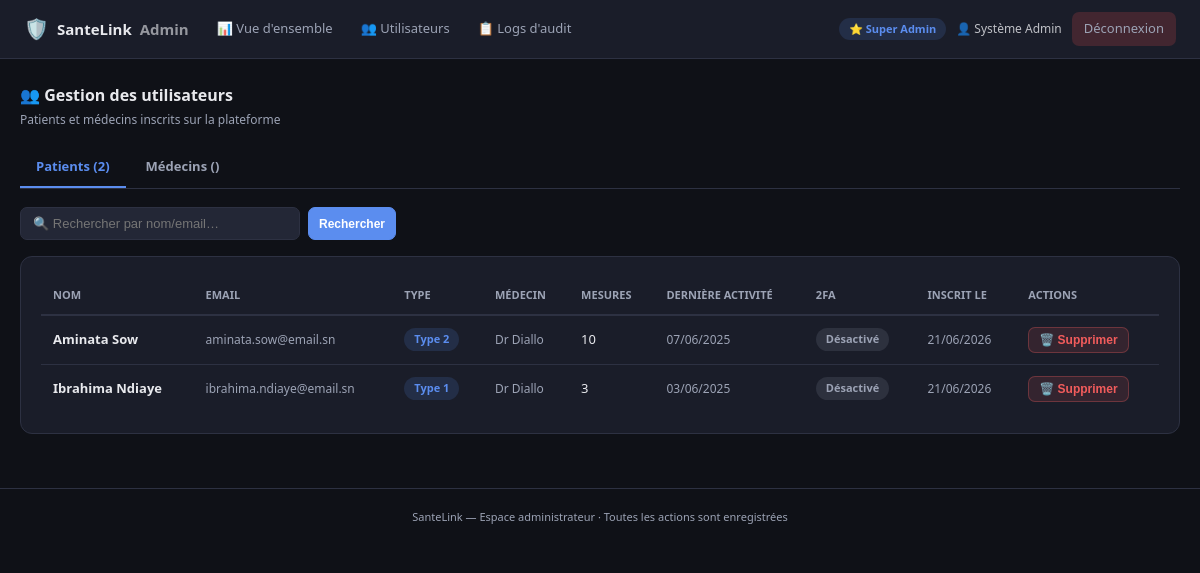
/admin/utilisateurs.php?type=patients (signed in), run on the app's committed database.
### tables this page shows
CREATE TABLE IF NOT EXISTS patient (
    id_patient      INT UNSIGNED AUTO_INCREMENT PRIMARY KEY,
    nom             VARCHAR(80)  NOT NULL,
    prenom          VARCHAR(80)  NOT NULL,
    email           VARCHAR(150) NOT NULL UNIQUE,
    mot_de_passe    VARCHAR(255) NOT NULL,            
    date_naissance  DATE         NOT NULL,
    sexe            ENUM('M','F') NOT NULL,
    type_diabete    ENUM('Type 1','Type 2','Gestationnel','LADA','Autre') DEFAULT 'Type 2',
    telephone       VARCHAR(20)  DEFAULT NULL,
    date_inscription DATETIME    DEFAULT CURRENT_TIMESTAMP
);

### includes/fonctions.php (called while the page is built, shortened)
<?php
function esc(string $val): string {
    return htmlspecialchars($val, ENT_QUOTES, 'UTF-8');
}

### admin/utilisateurs.php (the view, shortened to what this page needs)
<?php
require_once __DIR__ . '/../includes/fonctions.php';
$pdo       = getDB();
$adminRole = $_SESSION['admin_role'] ?? 'moderateur';
$onglet    = in_array($_GET['type'] ?? 'patients', ['patients', 'medecins'])
             ? $_GET['type'] : 'patients';
$recherche = trim($_GET['q'] ?? '');
if ($onglet === 'patients') {
    $sql = "
        SELECT p.*,
            (SELECT COUNT(*) FROM mesure_glycemie m WHERE m.id_patient = p.id_patient) AS nb_mesures,
            (SELECT MAX(date_heure) FROM mesure_glycemie m WHERE m.id_patient = p.id_patient) AS derniere_mesure,
            (SELECT m2.nom FROM suivi s JOIN medecin m2 ON m2.id_medecin = s.id_medecin
             WHERE s.id_patient = p.id_patient AND s.actif=1 LIMIT 1) AS medecin_nom
        FROM patient p
        WHERE 1=1
    ";
    $params = [];
    $sql .= " ORDER BY p.date_inscription DESC LIMIT 100";
    $stmt = $pdo->prepare($sql);
    $stmt->execute($params);
    $utilisateurs = $stmt->fetchAll();
}
require_once __DIR__ . '/../includes/admin_header.php';
?>
<div class="adm-section-title">👥 Gestion des utilisateurs</div>
<div class="adm-section-sub">Patients et médecins inscrits sur la plateforme</div>
<div class="adm-tabs">
    <a href="?type=patients" class="adm-tab <?= $onglet === 'patients' ? 'active' : '' ?>">
        Patients (<?= $onglet === 'patients' ? count($utilisateurs) : '' ?>)
    </a>
    <a href="?type=medecins" class="adm-tab <?= $onglet === 'medecins' ? 'active' : '' ?>">
        Médecins (<?= $onglet === 'medecins' ? count($utilisateurs) : '' ?>)
    </a>
</div>
<div class="adm-filter-bar">
    <form method="GET" style="display:flex;gap:8px">
        <input type="text" name="q" class="adm-input" placeholder="🔍 Rechercher par nom/email…"
               value="<?= esc($recherche) ?>" style="width:280px">
        <button type="submit" class="adm-btn adm-btn-primary adm-btn-sm">Rechercher</button>
    </form>
</div>
<div class="adm-card">
    <?php if (empty($utilisateurs)): ?>
        <p style="color:var(--adm-txt2);text-align:center;padding:30px">
            Aucun <?= $onglet === 'patients' ? 'patient' : 'médecin' ?> trouvé.
        </p>
    <?php else: ?>
        <table class="adm-table">
            <tr>
                <th>Nom</th>
                <th>Email</th>
                <?php if ($onglet === 'patients'): ?>
                    <th>Type</th>
                    <th>Médecin</th>
                    <th>Mesures</th>
                    <th>Dernière activité</th>
                <?php else: ?>
                    <th>Spécialité</th>
                    <th>Patients suivis</th>
                <?php endif; ?>
                <th>2FA</th>
                <th>Inscrit le</th>
                <th>Actions</th>
            </tr>
            <?php foreach ($utilisateurs as $u): ?>
            <tr>
                <td style="font-weight:600"><?= esc($u['prenom'] . ' ' . $u['nom']) ?></td>
                <td style="color:var(--adm-txt2);font-size:12px"><?= esc($u['email']) ?></td>
                <?php if ($onglet === 'patients'): ?>
                    <td><span class="adm-badge adm-badge-blue"><?= esc($u['type_diabete']) ?></span></td>
                    <td style="font-size:12px;color:var(--adm-txt2)">
                        <?= $u['medecin_nom'] ? 'Dr ' . esc($u['medecin_nom']) : '— Non suivi' ?>
                    </td>
                    <td><?= $u['nb_mesures'] ?></td>
                    <td style="font-size:12px;color:var(--adm-txt2)">
                        <?= $u['derniere_mesure'] ? (new DateTime($u['derniere_mesure']))->format('d/m/Y') : '—' ?>
                    </td>
                <?php else: ?>
                    <td><?= esc($u['specialite'] ?? '—') ?></td>
                    <td><span class="adm-badge adm-badge-green"><?= $u['nb_patients'] ?> patients</span></td>
                <?php endif; ?>
                <td>
                    <?= !empty($u['deux_fa_actif'])
                        ? '<span class="adm-badge adm-badge-green">Activé</span>'
                        : '<span class="adm-badge adm-badge-gray">Désactivé</span>' ?>
                </td>
                <td style="font-size:12px;color:var(--adm-txt2)">
                    <?= (new DateTime($u['date_inscription']))->format('d/m/Y') ?>
                </td>
                <td>
                    <div style="display:flex;gap:6px">
                        <?php if ($adminRole === 'super_admin'): ?>
                        <form method="POST" style="display:inline">
                            <button type="submit" class="adm-btn adm-btn-danger adm-btn-sm"
                                    onclick="return confirm('⚠️ Supprimer définitivement ce compte et toutes ses données ?')">
                                🗑️ Supprimer
                            </button>
                        </form>
                        <?php endif; ?>
                    </div>
                </td>
            </tr>
            <?php endforeach; ?>
        </table>
    <?php endif; ?>
</div>
<?php require_once __DIR__ . '/../includes/admin_footer.php'; ?>

### assets/css/style.css (style rules this page uses)
:root { --green: #1D9E75; --green-l: #E1F5EE; --green-d: #0F6E56; --red: #E24B4A; --red-l: #FCEBEB; --red-d: #791F1F; --amber: #EF9F27; --amber-l: #FAEEDA; --amber-d: #633806; --blue: #185FA5; --blue-l: #E6F1FB; --blue-d: #0E3F6E; --bg: #F5F8F7; --bg2: #fff; --txt: #1A1A1A; --txt2: #5A6272; --txt3: #9AA0AC; --border: #E2E6EC; --radius: 10px; --shadow: 0 1px 3px rgba(0,0,0,.07); }
* { box-sizing: border-box; margin: 0; padding: 0; }
body { font-family: 'DM Sans', system-ui, sans-serif; background: var(--bg); color: var(--txt); line-height: 1.5; }
a { color: var(--green-d); text-decoration: none; }

### assets/css/admin.css (style rules this page uses)
:root { --adm-bg: #0F1117; --adm-bg2: #1A1D29; --adm-bg3: #232736; --adm-border: #2D3142; --adm-txt: #E8E9ED; --adm-txt2: #9CA3B5; --adm-accent: #5B8DEF; --adm-green: #2DD4A7; --adm-red: #F25C5C; --adm-amber: #FBBF24; }
.admin-body { background: var(--adm-bg); color: var(--adm-txt); }
.adm-card { background: var(--adm-bg2); border: 1px solid var(--adm-border); border-radius: 12px; padding: 20px; }
.adm-table { width: 100%; border-collapse: collapse; font-size: 13px; }
.adm-table th { text-align: left; font-size: 11px; text-transform: uppercase; color: var(--adm-txt2); padding: 10px 12px; border-bottom: 2px solid var(--adm-border); }
.adm-table td { padding: 11px 12px; border-bottom: 1px solid var(--adm-border); color: var(--adm-txt); }
.adm-table tr:last-child td { border-bottom: none; }
.adm-badge { display: inline-flex; align-items: center; padding: 3px 10px; border-radius: 20px; font-size: 11px; font-weight: 600; }
.adm-badge-blue { background: rgba(91,141,239,.15); color: var(--adm-accent); }
.adm-badge-gray { background: rgba(156,163,181,.15); color: var(--adm-txt2); }
.adm-btn { display: inline-block; padding: 8px 16px; border-radius: 7px; font-size: 13px; font-weight: 600; cursor: pointer; text-decoration: none; border: 1px solid var(--adm-border); transition: all .15s; }
.adm-btn-primary { background: var(--adm-accent); color: #fff; border-color: var(--adm-accent); }
.adm-btn-danger { background: rgba(242,92,92,.12); color: var(--adm-red); border-color: rgba(242,92,92,.3); }
.adm-btn-sm { padding: 5px 10px; font-size: 12px; }
.adm-input, .adm-select { background: var(--adm-bg3); border: 1px solid var(--adm-border); color: var(--adm-txt); padding: 8px 12px; border-radius: 7px; font-size: 13px; }
.adm-section-title { font-size: 16px; font-weight: 700; margin-bottom: 4px; color: var(--adm-txt); }
.adm-section-sub { font-size: 12px; color: var(--adm-txt2); margin-bottom: 18px; }
.adm-filter-bar { display: flex; gap: 10px; flex-wrap: wrap; margin-bottom: 16px; align-items: center; }
.adm-tabs { display: flex; gap: 4px; margin-bottom: 18px; border-bottom: 1px solid var(--adm-border); }
.adm-tab { padding: 10px 16px; font-size: 13px; font-weight: 600; color: var(--adm-txt2); cursor: pointer; border-bottom: 2px solid transparent; text-decoration: none; }
.adm-tab.active { color: var(--adm-accent); border-bottom-color: var(--adm-accent); }

### data on the page
patient: prenom+nom "Aminata Sow", email "aminata.sow@email.sn", type_diabete "Type 2", medecin_nom "Diallo", nb_mesures "10", format "07/06/2025", deux_fa_actif "Désactivé", date_inscription "21/06/2026"
patient: prenom+nom "Ibrahima Ndiaye", email "ibrahima.ndiaye@email.sn", type_diabete "Type 1", medecin_nom "Diallo", nb_mesures "3", format "03/06/2025", deux_fa_actif "Désactivé", date_inscription "21/06/2026"

### other printed values
$nomAdmin "Système Admin"
count($utilisateurs) "2"
